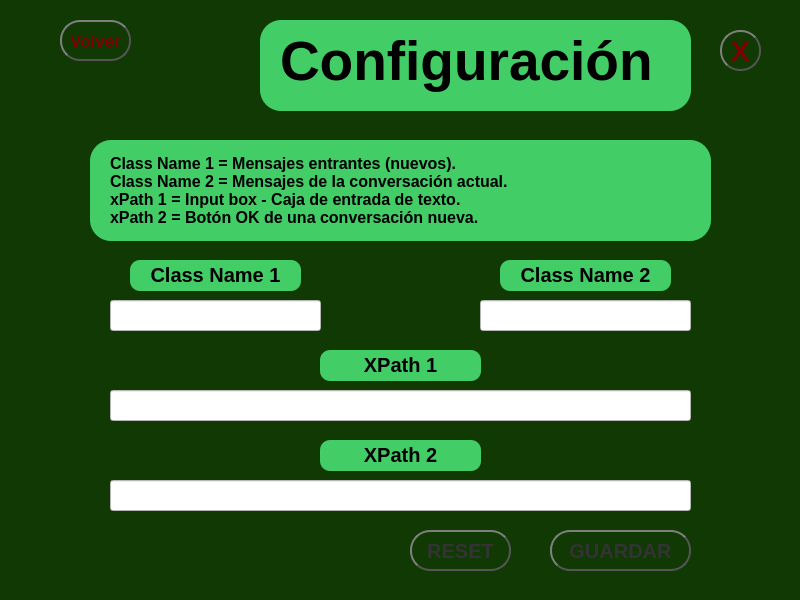
<?xml version="1.0" encoding="UTF-8"?>
<ui version="4.0">
 <class>MainWindow</class>
 <widget class="QMainWindow" name="MainWindow">
  <property name="geometry">
   <rect>
    <x>0</x>
    <y>0</y>
    <width>800</width>
    <height>600</height>
   </rect>
  </property>
  <property name="minimumSize">
   <size>
    <width>800</width>
    <height>600</height>
   </size>
  </property>
  <property name="maximumSize">
   <size>
    <width>800</width>
    <height>600</height>
   </size>
  </property>
  <property name="mouseTracking">
   <bool>false</bool>
  </property>
  <property name="tabletTracking">
   <bool>false</bool>
  </property>
  <property name="windowTitle">
   <string>MainWindow</string>
  </property>
  <property name="styleSheet">
   <string notr="true">background-color: rgb(16, 57,4 0);</string>
  </property>
  <widget class="QWidget" name="centralwidget">
   <widget class="QFrame" name="frame">
    <property name="geometry">
     <rect>
      <x>260</x>
      <y>20</y>
      <width>431</width>
      <height>91</height>
     </rect>
    </property>
    <property name="styleSheet">
     <string notr="true">background-color: rgb(67, 205, 102);
border-radius: 21px;</string>
    </property>
    <property name="frameShape">
     <enum>QFrame::StyledPanel</enum>
    </property>
    <property name="frameShadow">
     <enum>QFrame::Raised</enum>
    </property>
    <widget class="QLabel" name="configLabel">
     <property name="geometry">
      <rect>
       <x>20</x>
       <y>0</y>
       <width>401</width>
       <height>81</height>
      </rect>
     </property>
     <property name="font">
      <font>
       <pointsize>41</pointsize>
       <weight>75</weight>
       <bold>true</bold>
      </font>
     </property>
     <property name="styleSheet">
      <string notr="true"/>
     </property>
     <property name="text">
      <string>Configuración</string>
     </property>
    </widget>
   </widget>
   <widget class="QPushButton" name="volverBtn">
    <property name="geometry">
     <rect>
      <x>60</x>
      <y>20</y>
      <width>71</width>
      <height>41</height>
     </rect>
    </property>
    <property name="font">
     <font>
      <pointsize>13</pointsize>
      <weight>75</weight>
      <bold>true</bold>
     </font>
    </property>
    <property name="styleSheet">
     <string notr="true">QPushButton {
    color: rgb(127,0,0);
    border: 2px solid #555;
    border-radius: 20px;
    border-style: outset;
    background: qradialgradient(
        cx: 0.3, cy: -0.4, fx: 0.3, fy: -0.4,
        radius: 1.35, stop: 0 #48dc6e, stop: 1 #39ae57
        );
    padding: 5px;
    }

QPushButton:hover {
    background: qradialgradient(
        cx: 0.3, cy: -0.4, fx: 0.3, fy: -0.4,
        radius: 1.35, stop: 0 #48dc6e, stop: 1 #50f379
        );
    }

QPushButton:pressed {
    border-style: inset;
    background: qradialgradient(
        cx: 0.4, cy: -0.1, fx: 0.4, fy: -0.1,
        radius: 1.35, stop: 0 #48dc6e, stop: 1 #ddd
        );
    }</string>
    </property>
    <property name="text">
     <string>Volver</string>
    </property>
   </widget>
   <widget class="QFrame" name="frame_2">
    <property name="geometry">
     <rect>
      <x>90</x>
      <y>140</y>
      <width>621</width>
      <height>101</height>
     </rect>
    </property>
    <property name="styleSheet">
     <string notr="true">background-color: rgb(67, 205, 102);
border-radius: 21px;</string>
    </property>
    <property name="frameShape">
     <enum>QFrame::StyledPanel</enum>
    </property>
    <property name="frameShadow">
     <enum>QFrame::Raised</enum>
    </property>
    <widget class="QLabel" name="descripLabel">
     <property name="geometry">
      <rect>
       <x>20</x>
       <y>0</y>
       <width>531</width>
       <height>101</height>
      </rect>
     </property>
     <property name="font">
      <font>
       <pointsize>12</pointsize>
       <weight>75</weight>
       <bold>true</bold>
      </font>
     </property>
     <property name="text">
      <string>&lt;html&gt;&lt;head/&gt;&lt;body&gt;&lt;p&gt;&lt;span style=&quot; font-weight:600;&quot;&gt;Class Name 1 &lt;/span&gt;= Mensajes entrantes (nuevos).&lt;br/&gt;&lt;span style=&quot; font-weight:600;&quot;&gt;Class Name 2 &lt;/span&gt;= Mensajes de la conversación actual.&lt;br/&gt;&lt;span style=&quot; font-weight:600;&quot;&gt;xPath 1 &lt;/span&gt;= Input box - Caja de entrada de texto.&lt;br/&gt;&lt;span style=&quot; font-weight:600;&quot;&gt;xPath 2 &lt;/span&gt;= Botón OK de una conversación nueva.&lt;/p&gt;&lt;/body&gt;&lt;/html&gt;</string>
     </property>
    </widget>
   </widget>
   <widget class="QLabel" name="class1Label">
    <property name="geometry">
     <rect>
      <x>130</x>
      <y>260</y>
      <width>171</width>
      <height>31</height>
     </rect>
    </property>
    <property name="font">
     <font>
      <pointsize>15</pointsize>
      <weight>75</weight>
      <bold>true</bold>
     </font>
    </property>
    <property name="styleSheet">
     <string notr="true">QLabel{
	background-color: rgb(67, 205, 102);
	border-radius: 10px;
	min-height: 20px;
	min-width: 20px;
}</string>
    </property>
    <property name="text">
     <string>&lt;html&gt;&lt;head/&gt;&lt;body&gt;&lt;p align=&quot;center&quot;&gt;Class Name 1&lt;/p&gt;&lt;/body&gt;&lt;/html&gt;</string>
    </property>
   </widget>
   <widget class="QLabel" name="class2Label">
    <property name="geometry">
     <rect>
      <x>500</x>
      <y>260</y>
      <width>171</width>
      <height>31</height>
     </rect>
    </property>
    <property name="font">
     <font>
      <pointsize>15</pointsize>
      <weight>75</weight>
      <bold>true</bold>
     </font>
    </property>
    <property name="styleSheet">
     <string notr="true">QLabel{
	background-color: rgb(67, 205, 102);
	border-radius: 10px;
	min-height: 20px;
	min-width: 20px;
}</string>
    </property>
    <property name="text">
     <string>&lt;html&gt;&lt;head/&gt;&lt;body&gt;&lt;p align=&quot;center&quot;&gt;Class Name 2&lt;/p&gt;&lt;/body&gt;&lt;/html&gt;</string>
    </property>
   </widget>
   <widget class="QLineEdit" name="className1Lb">
    <property name="geometry">
     <rect>
      <x>110</x>
      <y>300</y>
      <width>211</width>
      <height>31</height>
     </rect>
    </property>
    <property name="font">
     <font>
      <pointsize>12</pointsize>
      <weight>75</weight>
      <bold>true</bold>
     </font>
    </property>
    <property name="styleSheet">
     <string notr="true">background-color: rgb(255, 255, 255);</string>
    </property>
    <property name="inputMask">
     <string/>
    </property>
    <property name="alignment">
     <set>Qt::AlignCenter</set>
    </property>
   </widget>
   <widget class="QLineEdit" name="className2Lb">
    <property name="geometry">
     <rect>
      <x>480</x>
      <y>300</y>
      <width>211</width>
      <height>31</height>
     </rect>
    </property>
    <property name="font">
     <font>
      <pointsize>12</pointsize>
      <weight>75</weight>
      <bold>true</bold>
     </font>
    </property>
    <property name="styleSheet">
     <string notr="true">background-color: rgb(255, 255, 255);</string>
    </property>
    <property name="alignment">
     <set>Qt::AlignCenter</set>
    </property>
   </widget>
   <widget class="QLabel" name="label">
    <property name="geometry">
     <rect>
      <x>320</x>
      <y>350</y>
      <width>161</width>
      <height>31</height>
     </rect>
    </property>
    <property name="font">
     <font>
      <pointsize>15</pointsize>
      <weight>75</weight>
      <bold>true</bold>
     </font>
    </property>
    <property name="styleSheet">
     <string notr="true">QLabel{
	background-color: rgb(67, 205, 102);
	border-radius: 10px;
	min-height: 20px;
	min-width: 20px;
}</string>
    </property>
    <property name="text">
     <string>&lt;html&gt;&lt;head/&gt;&lt;body&gt;&lt;p align=&quot;center&quot;&gt;XPath 1&lt;/p&gt;&lt;/body&gt;&lt;/html&gt;</string>
    </property>
   </widget>
   <widget class="QLabel" name="label_2">
    <property name="geometry">
     <rect>
      <x>320</x>
      <y>440</y>
      <width>161</width>
      <height>31</height>
     </rect>
    </property>
    <property name="font">
     <font>
      <pointsize>15</pointsize>
      <weight>75</weight>
      <bold>true</bold>
     </font>
    </property>
    <property name="styleSheet">
     <string notr="true">QLabel{
	background-color: rgb(67, 205, 102);
	border-radius: 10px;
	min-height: 20px;
	min-width: 20px;
}</string>
    </property>
    <property name="text">
     <string>&lt;html&gt;&lt;head/&gt;&lt;body&gt;&lt;p align=&quot;center&quot;&gt;XPath 2&lt;/p&gt;&lt;/body&gt;&lt;/html&gt;</string>
    </property>
   </widget>
   <widget class="QLineEdit" name="xPath1Lb">
    <property name="geometry">
     <rect>
      <x>110</x>
      <y>390</y>
      <width>581</width>
      <height>31</height>
     </rect>
    </property>
    <property name="font">
     <font>
      <pointsize>12</pointsize>
      <weight>75</weight>
      <bold>true</bold>
     </font>
    </property>
    <property name="styleSheet">
     <string notr="true">background-color: rgb(255, 255, 255);</string>
    </property>
    <property name="alignment">
     <set>Qt::AlignCenter</set>
    </property>
   </widget>
   <widget class="QLineEdit" name="xPath2Lb">
    <property name="geometry">
     <rect>
      <x>110</x>
      <y>480</y>
      <width>581</width>
      <height>31</height>
     </rect>
    </property>
    <property name="font">
     <font>
      <pointsize>12</pointsize>
      <weight>75</weight>
      <bold>true</bold>
     </font>
    </property>
    <property name="styleSheet">
     <string notr="true">background-color: rgb(255, 255, 255);</string>
    </property>
    <property name="alignment">
     <set>Qt::AlignCenter</set>
    </property>
   </widget>
   <widget class="QPushButton" name="saveConfigBtn">
    <property name="geometry">
     <rect>
      <x>550</x>
      <y>530</y>
      <width>141</width>
      <height>41</height>
     </rect>
    </property>
    <property name="font">
     <font>
      <pointsize>15</pointsize>
      <weight>75</weight>
      <bold>true</bold>
     </font>
    </property>
    <property name="styleSheet">
     <string notr="true">QPushButton {
    color: #333;
    border: 2px solid #555;
    border-radius: 20px;
    border-style: outset;
    background: qradialgradient(
        cx: 0.3, cy: -0.4, fx: 0.3, fy: -0.4,
        radius: 1.35, stop: 0 #CCAD50, stop: 1 #C29611
        );
    padding: 5px;
    }

QPushButton:hover {
    background: qradialgradient(
        cx: 0.3, cy: -0.4, fx: 0.3, fy: -0.4,
        radius: 1.35, stop: 0 #CCAD50, stop: 1 #FAD461
        );
    }

QPushButton:pressed {
    border-style: inset;
    background: qradialgradient(
        cx: 0.4, cy: -0.1, fx: 0.4, fy: -0.1,
        radius: 1.35, stop: 0 #CCAD50, stop: 1 #ddd
        );
    }</string>
    </property>
    <property name="text">
     <string>GUARDAR</string>
    </property>
   </widget>
   <widget class="QPushButton" name="resetBtn">
    <property name="geometry">
     <rect>
      <x>410</x>
      <y>530</y>
      <width>101</width>
      <height>41</height>
     </rect>
    </property>
    <property name="font">
     <font>
      <pointsize>15</pointsize>
      <weight>75</weight>
      <bold>true</bold>
     </font>
    </property>
    <property name="styleSheet">
     <string notr="true">QPushButton {
    color: #333;
    border: 2px solid #555;
    border-radius: 20px;
    border-style: outset;
    background: qradialgradient(
        cx: 0.3, cy: -0.4, fx: 0.3, fy: -0.4,
        radius: 1.35, stop: 0 #fff, stop: 1 #888
        );
    padding: 5px;
    }

QPushButton:hover {
    background: qradialgradient(
        cx: 0.3, cy: -0.4, fx: 0.3, fy: -0.4,
        radius: 1.35, stop: 0 #fff, stop: 1 #bbb
        );
    }

QPushButton:pressed {
    border-style: inset;
    background: qradialgradient(
        cx: 0.4, cy: -0.1, fx: 0.4, fy: -0.1,
        radius: 1.35, stop: 0 #fff, stop: 1 #ddd
        );
    }</string>
    </property>
    <property name="text">
     <string>RESET</string>
    </property>
   </widget>
   <widget class="QPushButton" name="salirBtn">
    <property name="geometry">
     <rect>
      <x>720</x>
      <y>30</y>
      <width>41</width>
      <height>41</height>
     </rect>
    </property>
    <property name="font">
     <font>
      <pointsize>21</pointsize>
      <weight>75</weight>
      <bold>true</bold>
     </font>
    </property>
    <property name="styleSheet">
     <string notr="true">QPushButton {
    color: rgb(127,0,0);
    border: 2px solid #555;
    border-radius: 20px;
    border-style: outset;
    background: qradialgradient(
        cx: 0.3, cy: -0.4, fx: 0.3, fy: -0.4,
        radius: 1.35, stop: 0 #48dc6e, stop: 1 #39ae57
        );
    padding: 5px;
    }

QPushButton:hover {
    background: qradialgradient(
        cx: 0.3, cy: -0.4, fx: 0.3, fy: -0.4,
        radius: 1.35, stop: 0 #48dc6e, stop: 1 #50f379
        );
    }

QPushButton:pressed {
    border-style: inset;
    background: qradialgradient(
        cx: 0.4, cy: -0.1, fx: 0.4, fy: -0.1,
        radius: 1.35, stop: 0 #48dc6e, stop: 1 #ddd
        );
    }
QPushButton:disabled {
    background-color: #6a737c;
    color: #333;
	}</string>
    </property>
    <property name="text">
     <string>X</string>
    </property>
   </widget>
  </widget>
  <widget class="QMenuBar" name="menubar">
   <property name="geometry">
    <rect>
     <x>0</x>
     <y>0</y>
     <width>800</width>
     <height>24</height>
    </rect>
   </property>
  </widget>
 </widget>
 <resources/>
 <connections/>
</ui>
